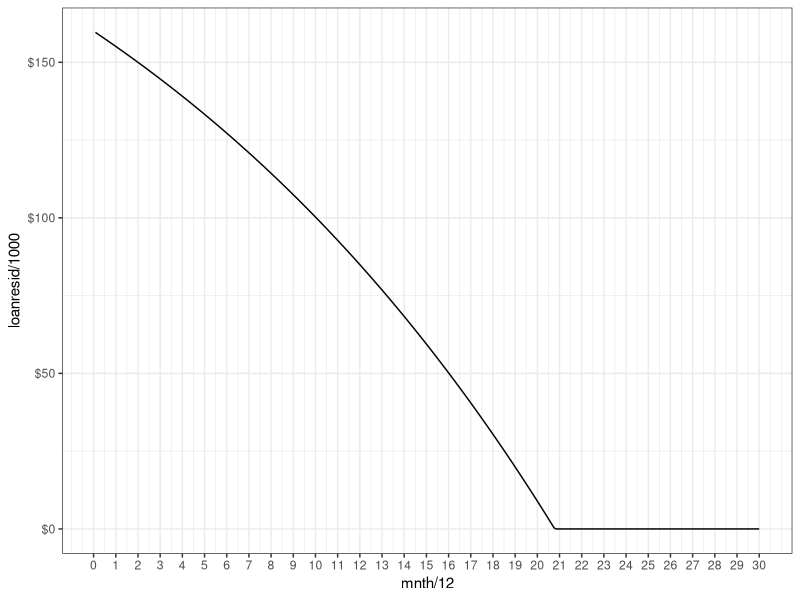
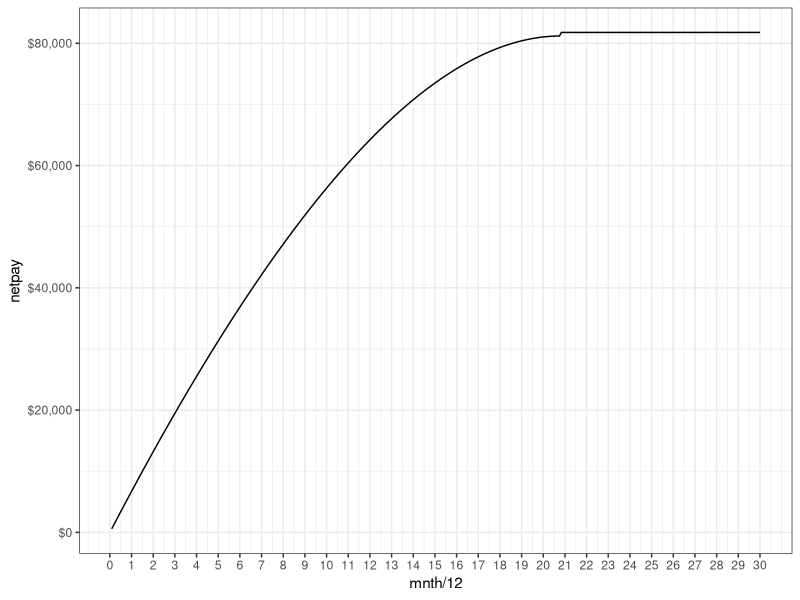
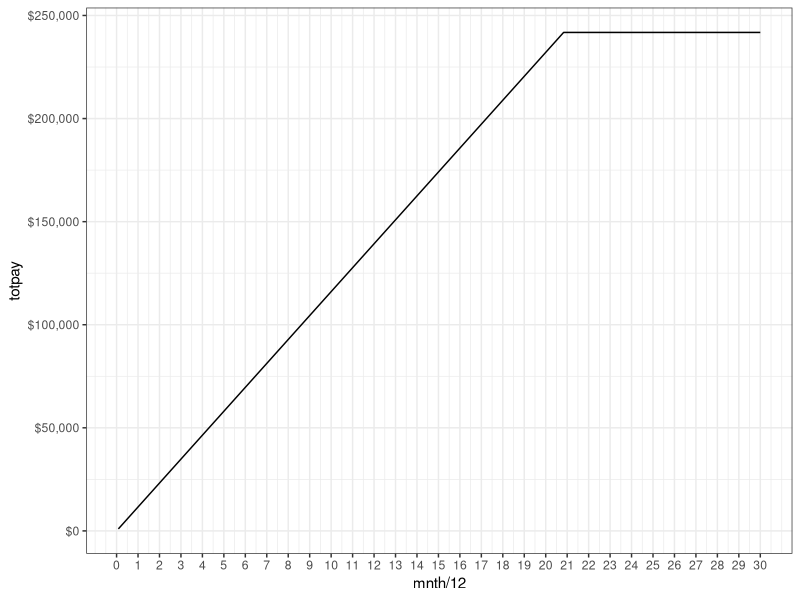
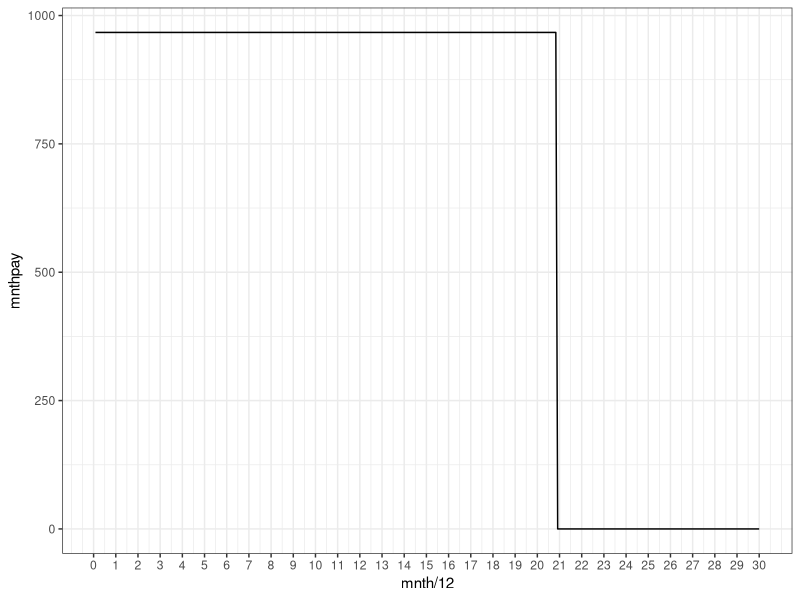
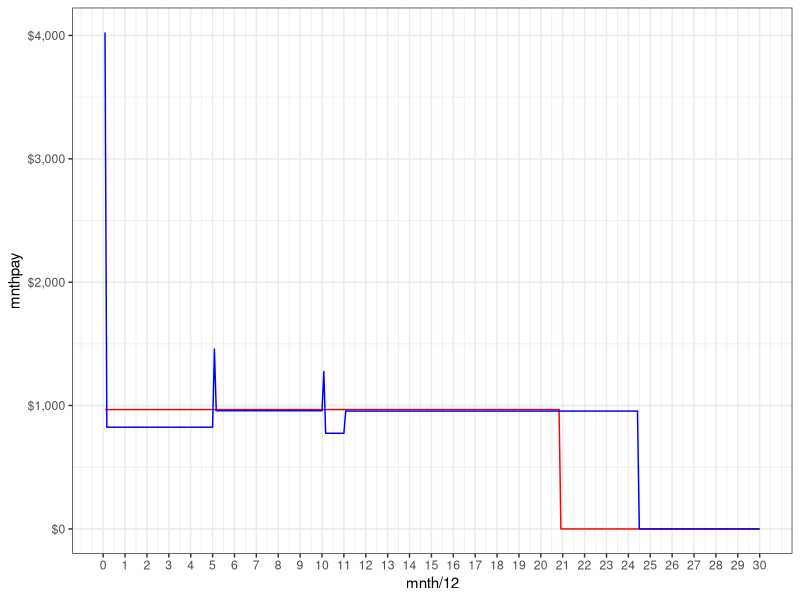
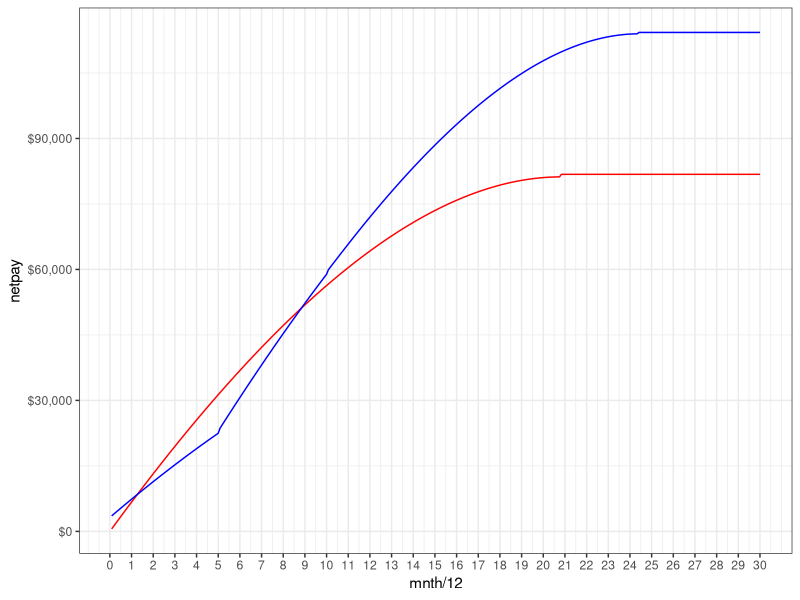
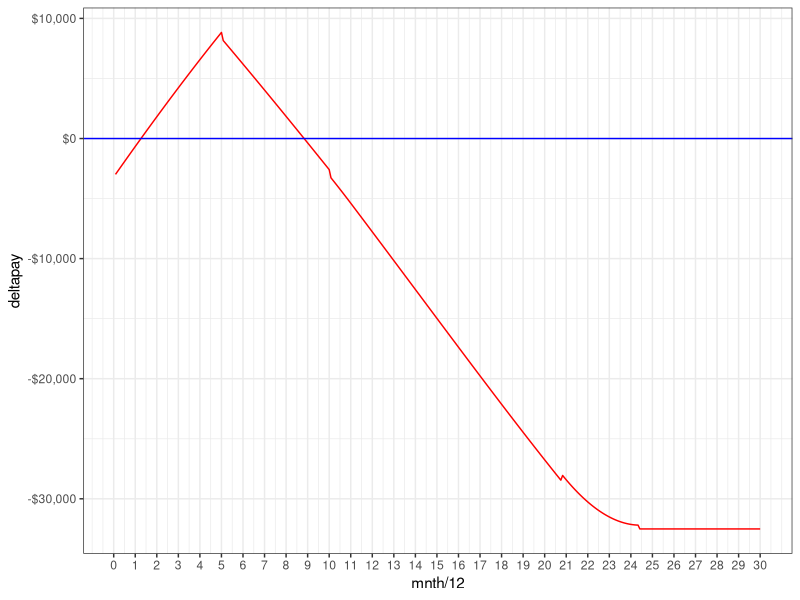

The R source for these figures, in order:

# load libraries
library(ggplot2)
library(scales)

# get payment per month for a given term (yrs), annual interest (%), loan amount ($)

mnthpymt = function(term,apr,loan){
    
    numpays = term * 12
    ifact = 1/(1+(apr*0.01/12))
  
    pymt = loan *  (1 - ifact)/(1 - ifact ** numpays) * (1/ifact)

    return(pymt)
}

# 30 yr fixed rate payment
loan = 200000 * 0.8
pymt = mnthpymt(term = 30, apr = 4.25, loan)
totpymnt = 30 * 12 * pymt

# 5 yr adj rate smart mortgage


paystruct = function(chgpts,chgfee,termyr,apryr,initloan,xtrapymt,numyrs){
  
    loanresid = rep(0,numyrs*12) # remaining loan at the end of month
    intmnth = rep(0,numyrs*12) # interest in a month
    totpay = rep(0,numyrs*12) # cumulative payment upto a month
    mnthpay = rep(0,numyrs*12) # monthly payment
    equity = rep(0,numyrs*12) # equity build upto a month
    netpay = rep(0,numyrs*12) # net payment
  
    for(i in 1:numyrs){
        if(chgpts[i] == 1){
            loanamt = ifelse(i == 1, initloan, loanresid[(i-1)*12])
            pymt = mnthpymt(termyr[i],apryr[i],loanamt)
        }
        for(j in 1:12){
            mnthnum = (i-1) *12 + j
            prevloan = ifelse(mnthnum == 1, initloan, loanresid[mnthnum - 1])
            intmnth[mnthnum] = prevloan * apryr[i]*0.01/12
            
            chgfeemnth = ifelse(j == 1,chgfee[i],0)
            mnthpay[mnthnum] = ifelse(prevloan > 0, pymt + xtrapymt[i] + chgfeemnth,0)
            loanresid[mnthnum] = max(prevloan - (mnthpay[mnthnum] - intmnth[mnthnum] - chgfeemnth),0)
            equity[mnthnum] = initloan - loanresid[mnthnum]
            
            if(mnthnum > 1){
                totpay[mnthnum] = totpay[mnthnum - 1] + mnthpay[mnthnum]
              } else {
                totpay[mnthnum] = mnthpay[mnthnum]
              }
            
            netpay[mnthnum] = totpay[mnthnum] - equity[mnthnum]
            
            }
        
        }
  
    df = data.frame(mnth = seq(1,numyrs*12),
                    totpay = totpay,
                    netpay = netpay,
                    intmnth = intmnth,
                    loanresid = loanresid,
                    equity = equity,
                    mnthpay = mnthpay)
    return(df)
  
}


initloan = 200000*0.8

chgpts = rep(0,30)
chgfee = rep(0,30)
termyr = rep(30,30)
apryr = rep(4.25,30)
xtrapymt = rep(180,30)
numyrs = 30
chgpts[1] = 1

payfixed = paystruct(chgpts,chgfee,termyr,apryr,initloan,xtrapymt,numyrs)


ggplot(data=payfixed) + geom_line(aes(x=mnth/12,y=loanresid/1000))+
    scale_x_continuous(breaks = seq(0,numyrs))+scale_y_continuous(label=dollar)+theme_bw()
ggplot(data=payfixed) + geom_line(aes(x=mnth/12,y=netpay))+
  scale_x_continuous(breaks = seq(0,numyrs))+scale_y_continuous(label=dollar)+theme_bw()
ggplot(data=payfixed) + geom_line(aes(x=mnth/12,y=totpay))+
  scale_x_continuous(breaks = seq(0,numyrs))+scale_y_continuous(label=dollar)+theme_bw()

ggplot(data=payfixed,aes(x=mnth/12,y=mnthpay)) + geom_line()+
    scale_x_continuous(breaks = seq(0,numyrs))+theme_bw()


initloan = 200000*0.8
numyrs = 30
chgpts = rep(0,30)
chgpts[c(1,6,11)] = 1
chgfee = rep(0,30)
chgfee[1] = 3200
chgfee[c(6,11)] = 500
termyr = c(rep(30,10),rep(20,20))
apryr = c(rep(2.65,5),rep(6,5),rep(6,20))
xtrapymt = rep(180,30)
xtrapymt[11] = 0

payadj = paystruct(chgpts,chgfee,termyr,apryr,initloan,xtrapymt,numyrs)

ggplot()+
  geom_line(data=payfixed,aes(x=mnth/12,y=mnthpay),color="red") + 
  geom_line(data=payadj,aes(x=mnth/12,y=mnthpay),color="blue") + 
  scale_x_continuous(breaks = seq(0,numyrs))+scale_y_continuous(label=dollar)+theme_bw()


ggplot()+
    geom_line(data=payfixed,aes(x=mnth/12,y=netpay),color="red") + 
    geom_line(data=payadj,aes(x=mnth/12,y=netpay),color="blue") + 
  scale_x_continuous(breaks = seq(0,numyrs))+scale_y_continuous(label=dollar)+theme_bw()

payfixedvsadj = data.frame(mnth = payfixed$mnth,
                           netpayfixed = payfixed$netpay,
                           netpayadj = payadj$netpay)
payfixedvsadj$deltapay = payfixedvsadj$netpayfixed - payfixedvsadj$netpayadj

ggplot()+
  geom_line(data=payfixedvsadj,aes(x=mnth/12,y=deltapay),color="red") + 
  geom_hline(aes(yintercept = 0),color="blue")+
  scale_x_continuous(breaks = seq(0,numyrs))+scale_y_continuous(label=dollar)+theme_bw()

